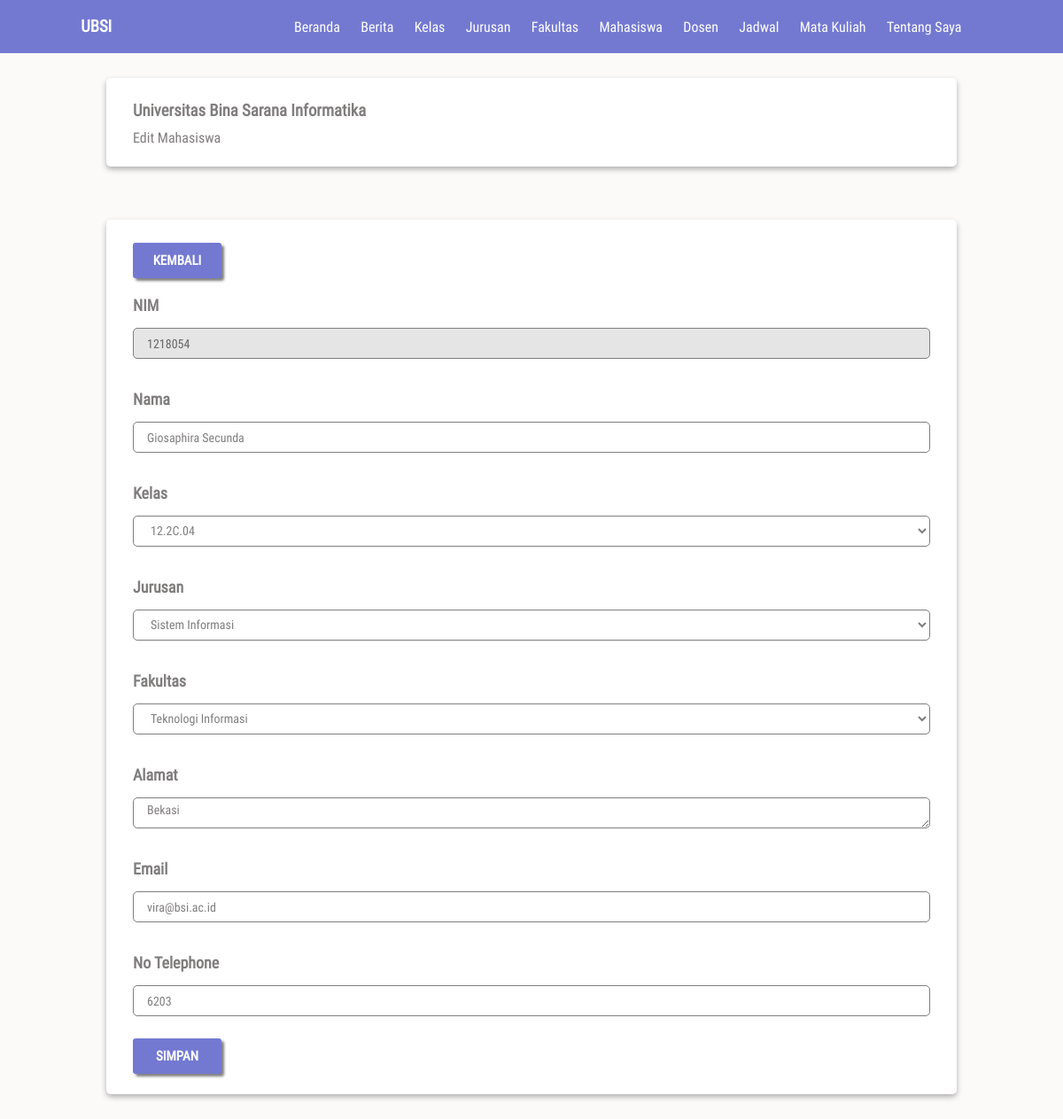
The app's page /views/admin/edit-mahasiswa.php?id=Mhs0006 (signed in) with its own data.
### tables this page shows
CREATE TABLE `mahasiswa` (
  `idMahasiswa` char(15) NOT NULL,
  `NIM` char(15) NOT NULL,
  `password` varchar(25) NOT NULL,
  `nama` varchar(50) NOT NULL,
  `idKelas` char(15) DEFAULT NULL,
  `idJurusan` char(15) DEFAULT NULL,
  `idFakultas` char(15) DEFAULT NULL,
  `alamat` varchar(100) NOT NULL,
  `email` varchar(50) NOT NULL,
  `noTelepon` char(15) NOT NULL,
  `keterangan` varchar(10) NOT NULL DEFAULT 'mahasiswa',
  PRIMARY KEY (`idMahasiswa`),
  KEY `mahasiswa_ibfk_1` (`idKelas`),
  KEY `mahasiswa_ibfk_2` (`idJurusan`),
  KEY `mahasiswa_ibfk_3` (`idFakultas`),
  CONSTRAINT `mahasiswa_ibfk_1` FOREIGN KEY (`idKelas`) REFERENCES `kelas` (`idKelas`) ON DELETE CASCADE ON UPDATE CASCADE,
  CONSTRAINT `mahasiswa_ibfk_2` FOREIGN KEY (`idJurusan`) REFERENCES `jurusan` (`idJurusan`) ON DELETE CASCADE ON UPDATE CASCADE,
  CONSTRAINT `mahasiswa_ibfk_3` FOREIGN KEY (`idFakultas`) REFERENCES `fakultas` (`idFakultas`) ON DELETE CASCADE ON UPDATE CASCADE
);

### views/admin/edit-mahasiswa.php (the view, shortened to what this page needs)
<?php
include('../../component/koneksi.php');
include('../umum/menu.php');
$id = $_GET['id'];
$ambilData = mysqli_fetch_array(mysqli_query($kon,"SELECT * FROM mahasiswa WHERE idMahasiswa = '$id'"));
$Kelas = $ambilData['idKelas'];
$Jurusan = $ambilData['idJurusan'];
$Fakultas = $ambilData['idFakultas'];
$ambilKelas = mysqli_query($kon, "SELECT * FROM kelas");
while ($row = mysqli_fetch_array($ambilKelas)) {
  if ($Kelas == $row['idKelas']) {
    $op.= "
          <option value='{$row['idKelas']}' selected>{$row['namaKelas']}</option>
    ";
  } else {
    $op.= "
          <option value='{$row['idKelas']}'>{$row['namaKelas']}</option>
    ";
  }
}
$ambilJurusan = mysqli_query($kon, "SELECT * FROM jurusan");
while ($pil = mysqli_fetch_array($ambilJurusan)) {
  if ($Jurusan == $pil['idJurusan']) {
    $pilihan.="
            <option value='{$pil['idJurusan']}' selected>{$pil['namaJurusan']}</option>
    ";
  } else {
    $pilihan.="
            <option value='{$pil['idJurusan']}'>{$pil['namaJurusan']}</option>
    ";
  }
}
$ambilFakultas = mysqli_query($kon, "SELECT * FROM fakultas");
while ($fk = mysqli_fetch_array($ambilFakultas)) {
  if ($Fakultas == $fk['idFakultas']) {
    $fakul.="
            <option value='{$fk['idFakultas']}' selected>{$fk['namaFakultas']}</option>
    ";
  } else {
    $fakul.="
            <option value='{$fk['idFakultas']}'>{$fk['namaFakultas']}</option>
    ";
  }
}
$nim = $ambilData['NIM'];
$Nama = $ambilData['nama'];
$Alamat = $ambilData['alamat'];
$Email = $ambilData['email'];
$Notelepon = $ambilData['noTelepon'];
?>
<!DOCTYPE html>
<html lang="en">
<head>
  <link rel="stylesheet" href="../../public/css/style.css">
</head>
<body>
  <nav>
    <h3 class="logo">ubsi</h3>
    <?= $menu; ?>
  </nav>
  <div class="container top-28">
    <div class="card">
      <div class="card-body">
        <h3>Universitas Bina Sarana Informatika</h3>
        <p>Edit Mahasiswa</p>
      </div>
    </div>
    <div class="card">
      <div class="card-body">
        <div class="row">
          <a href="mahasiswa.php" class="btn bottom">Kembali</a>
        </div>
        <form method="POST" action="">
          <label for="NIM">NIM</label>
          <input type="text" name="nim" id="NIM" class="form-control" value="<?= $nim; ?>" readonly>
          <label for="name">Nama</label>
          <input type="text" name="nama" id="name" class="form-control" value="<?= $Nama; ?>">
          <label for="kelas">Kelas</label>
          <select name="kelas" id="kelas" class="form-control">
            <?= $op; ?>
          </select>
          <label for="jurusan">Jurusan</label>
          <select name="jurusan" id="jurusan" class="form-control">
            <?= $pilihan; ?>
          </select>
          <label for="fakultas">Fakultas</label>
          <select name="fakultas" id="fakultas" class="form-control" <?= $dis; ?>>
            <?= $fakul; ?>
          </select>
          <label for="alamat">Alamat</label>
          <textarea name="alamat" id="alamat"
            class="form-control"><?= $Alamat; ?></textarea>
          <label for="email">Email</label>
          <input type="email" name="email" id="email" class="form-control" value="<?= $Email; ?>">
          <label for="nomor">No Telephone</label>
          <input type="text" name="notel" id="nomor" class=" form-control" value="<?= $Notelepon; ?>">
          <input type="submit" value="Simpan" class="btn" name='tombol'>
        </form>
      </div>
    </div>
  </div>
</body>
</html>

### public/css/style.css (style rules this page uses)
* { padding: 0; margin: 0; font-family: 'roboto', serif; }
body { background-color: #FCF9F9; color: #807D7D; }
.container { width: 80%; margin: 10px auto; }
.top-28 { margin-top: 28px; }
.bottom { margin-bottom: 10px; }
.btn { width: 100px; height: 40px; display: flex; font-size: 15px; justify-content: center; align-items: center; background-color: #7379D1; text-transform: uppercase; text-decoration: none; border-radius: 3px; font-weight: 900; outline: none; border: 0; color: #FFFFFF; -webkit-border-radius: 3px; -moz-border-radius: 3px; -ms-border-radius: 3px; -o-border-radius: 3px; box-shadow: 3px 3px 3px rgba(0, 0, 0, .5); cursor: pointer; }
nav { height: 60px; background-color: #7379D1; display: flex; justify-content: space-around; align-items: center; color: #fff; }
nav .logo { text-transform: uppercase; font-weight: bolder; }
input:read-only, textarea:read-only { background: rgba(0, 0, 0, 0.1); color: #666; }
select.form-control option { height: 100px; }
input[type=submit] { background-color: #7379D1; color: #fff; }
form { display: flex; flex-direction: column; }
form label { font-size: 18px; font-weight: 900; color: #807D7D; margin-top: 10px; margin-bottom: 15px; }
.form-control { width: 400px; height: 35px; box-sizing: border-box; padding: 5px 15px; background: none; border: 1px solid #807D7D; border-radius: 5px; outline: none; color: #807D7D; margin-bottom: 25px; font-size: 14px; -webkit-border-radius: 5px; -moz-border-radius: 5px; -ms-border-radius: 5px; -o-border-radius: 5px; }
.card { background-color: #fff; box-shadow: 0 3px 6px rgba(0, 0, 0, .3); border-radius: 5px; -webkit-border-radius: 5px; -moz-border-radius: 5px; -ms-border-radius: 5px; -o-border-radius: 5px; margin-bottom: 60px; }
.card-body { padding: 26px 30px 23px 30px; }
.card-body h3 { margin-bottom: 10px; }
.row { width: 100%; display: flex; justify-content: space-between; flex-wrap: wrap; }
.card-body .form-control { width: 100%; }

### records on screen
mahasiswa: nim "1218054", nama "Giosaphira Secunda", alamat "Bekasi", email "vira@bsi.ac.id", notel "6203"

### other values on screen
form field kelas "12.2C.04"
form field jurusan "Sistem Informasi"
form field fakultas "Teknologi Informasi"
